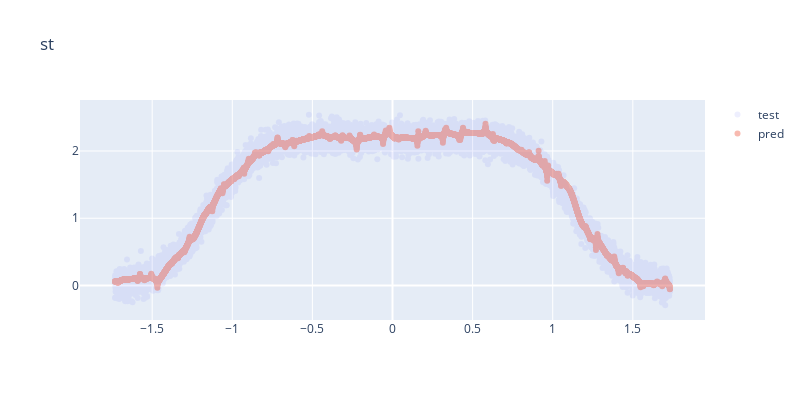

Notebook source saved alongside this figure:
### Code cell
fig = go.Figure(data=[
    # trace_Xy(krr_sd_thin.X_fit_, krr_sd_thin.y_fit_, name='train coreset', alpha=1),
    trace_Xy(X_test, y_test, name='test', alpha=0.1),
    trace_Xy(X_test, pred_st, name='pred', alpha=0.4)
])
fig.update_layout(
    title='st',
    height=400,
    width=800,
)
fig.show()
# save fig
if save: fig.write_image(f"figures/{filename}_st.png")

### Figure 1 — Plotly figure (JSON) as saved in the notebook; plotly's stock layout.template omitted (floating-point values rounded to 4 significant figures; data arrays with more than 128 entries replaced by an {"elided": "..."} marker saying what was removed)
{"data": [{"mode": "markers", "name": "test", "opacity": 0.1, "type": "scatter", "x": {"elided": "10000 float values"}, "y": {"elided": "10000 float values"}}, {"mode": "markers", "name": "pred", "opacity": 0.4, "type": "scatter", "x": {"elided": "10000 float values"}, "y": {"elided": "10000 float values"}}], "layout": {"height": 400, "title": {"text": "st"}, "width": 800}}
